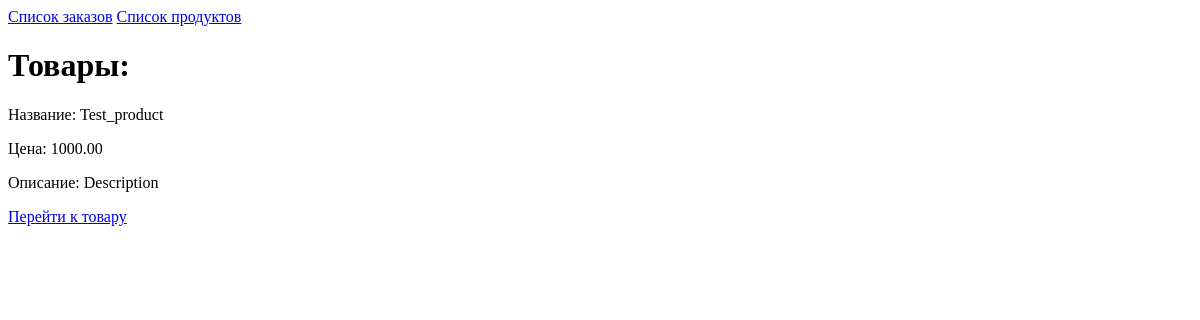
Before: / with the older database file.
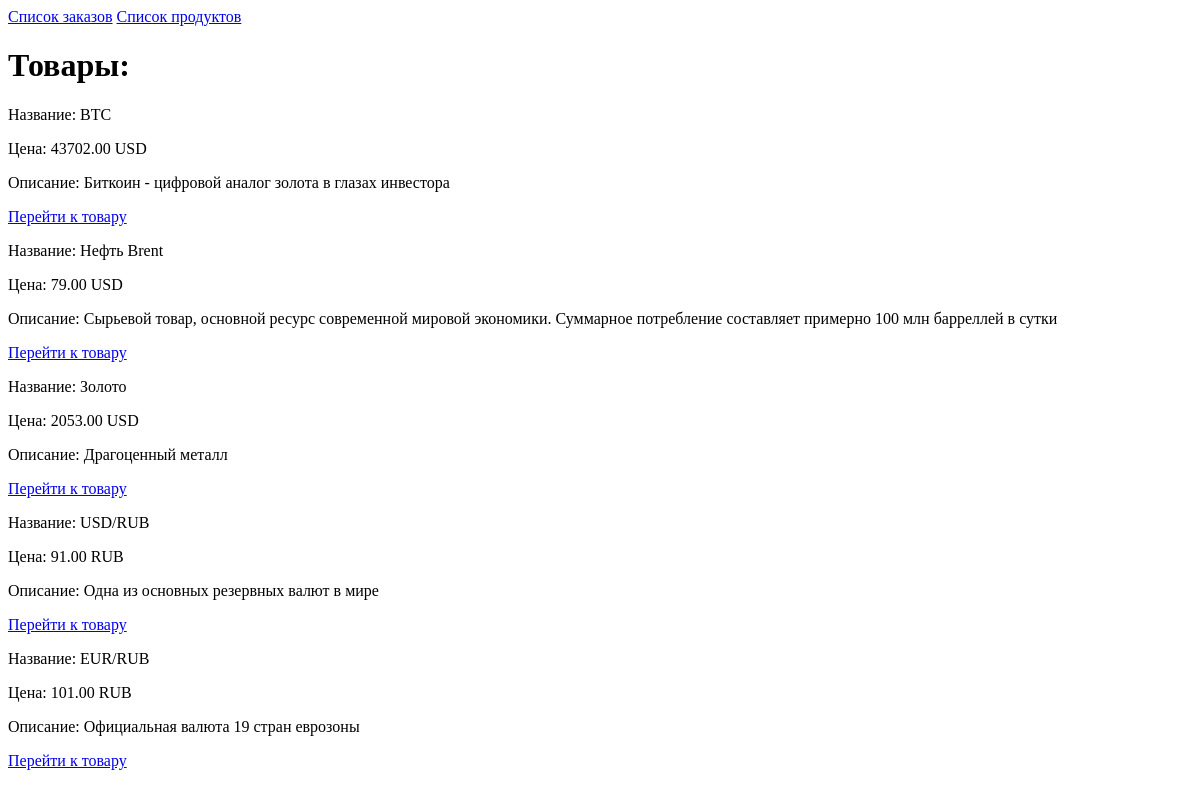
After: the same page with the newer database file.
### myapp/models.py (models this page shows, shortened)
class Item(models.Model):
    CURRENCY_CHOICES = [
        ('RUB', 'Russian Ruble'),
        ('USD', 'US Dollar'),
    ]
    name = models.CharField(max_length=100)
    description = models.TextField()
    price = models.DecimalField(max_digits=10, decimal_places=2, blank=True, null=True, default=0, editable=False)
    currency = models.CharField(max_length=3, choices=CURRENCY_CHOICES)

### myapp/views.py (the view)
# urls.py: path('', ItemsListView.as_view(), name='home-page'),
class ItemsListView(TemplateView):
    template_name = "myapp/items-list.html"
    def get_context_data(self, **kwargs):
        products = Item.objects.all()
        context = super(ItemsListView, self).get_context_data(**kwargs)
        context.update({
            "items": products,
        })
        return context

### myapp/templates/myapp/items-list.html (shortened to what this page needs)
{% extends 'myapp/base.html' %}
{% block body %}
  <h1>Товары:</h1>
  {% if items %}
    <div>
    {% for item in items %}
      <div>
        <p>Название: {{ item.name }}</a></p>
        <p>Цена: {{ item.price }} {{ item.currency }}</p>
        <p>Описание: {{ item.description }}</p>
        <p><a href="{% url 'item' pk=item.pk %}">Перейти к товару</a></p>
      </div>
    {% endfor %}
    </div>
  {% else %}
    <h3>No items yet</h3>
  {% endif %}
{% endblock %}

### myapp/templates/myapp/base.html (shortened to what this page needs)
<!DOCTYPE html>
<html lang="en">
<head>
</head>
<body>
<div id="buttons-container">
  <a href="{% url 'orders-list' %}">Список заказов</a>
  <a href="{% url 'home-page' %}">Список продуктов</a>
</div>
{% block body %}{% endblock %}
</body>
</html>

Changed rows visible on the page:
removed Item: name "Test_product", price "1000.00", description "Description"
added Item: name "BTC", price "43702.00", currency "USD", description "Биткоин - цифровой аналог золота в глазах инвестора"
added Item: name "Нефть Brent", price "79.00", currency "USD", description "Сырьевой товар, основной ресурс современной мировой экономики. Суммарное потребление составляет примерно 100 млн барреллей в сутки"
added Item: name "Золото", price "2053.00", currency "USD", description "Драгоценный металл"
added Item: name "USD/RUB", price "91.00", currency "RUB", description "Одна из основных резервных валют в мире"
added Item: name "EUR/RUB", price "101.00", currency "RUB", description "Официальная валюта 19 стран еврозоны"
